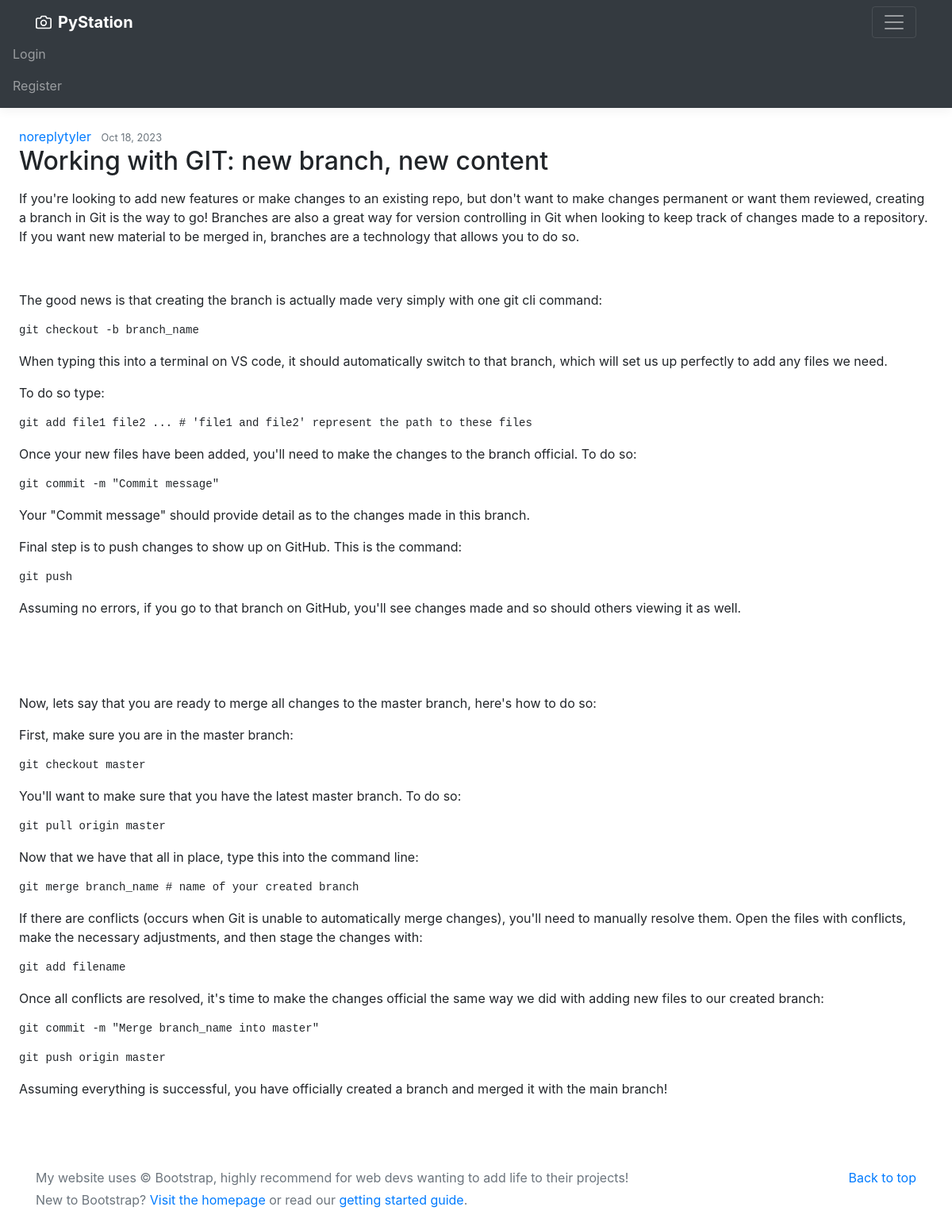
/post/15, run on the app's committed database.
### PyStation/models.py (models this page shows, shortened)
class User(UserMixin, db.Model):
    id = db.Column(db.Integer, primary_key=True)
    username = db.Column(db.String(30), unique=True, nullable=False)
    email = db.Column(db.String(120), unique=True, nullable=False)
    image_file = db.Column(db.String(), nullable=False, default='default.png')
    password = db.Column(db.String(30), nullable=False)
    posts = db.relationship('Post', backref='author', lazy=True)
    def __repr__(self) -> str:
        return f"{self.username}"

class Post(db.Model):
    id = db.Column(db.Integer, primary_key=True)
    title = db.Column(db.String(100), nullable=False)
    date_posted = db.Column(db.DateTime, nullable=False, default=datetime.utcnow)
    content = db.Column(db.Text, nullable=False)
    thumbnail = db.Column(db.String(), nullable=False, default='thumbnail.jpeg')
    user_id = db.Column(db.Integer, db.ForeignKey('user.id'), nullable=False)

### PyStation/posts/routes.py (the view)
@posts.route("/post/<int:post_id>")
def post_by_post_id(post_id):
    post = Post.query.get_or_404(post_id)
    return render_template('post.html', title=post.title, post=post)

### PyStation/templates/post.html (shortened to what this page needs)
<head>{{ ckeditor.load_code_theme() }}</head>
{% extends "layout.html" %}
{% block content %}
<article id="post" class="media content-section">
<div class="media-body">
    <div class="article-metadata">
        <a class="mr-2" href="{{ url_for('users.user_posts', username=post.author.username) }}">{{ post.author }}</a>
        <small class="text-muted">{{ post.date_posted.strftime('%b %d, %Y') }}</small>
    </div>
    <h2><a class="article-title">{{ post.title }}</a></h2>
    <p class="article-content">{{ post.content|safe }}</p>
</div>
</article>
{% endblock content %}

### PyStation/static/main.css (style rules this page uses)
:root { --jumbotron-padding-y: 3rem; --clr-one: rgb(20, 184, 255); --clr-two-one: rgb(216, 81, 88); --clr-two-two: rgb(138, 58, 185); --clr-two-three: rgb(252, 204, 99); --clr-three: rgb(15, 16, 14); --clr-bg: #1d1e22; }
#post { margin: 2% }

### data on the page
User: author "noreplytyler"
Post: date_posted "Oct 18, 2023", title "Working with GIT: new branch, new content", content "If you're looking to add new features or make changes to an existing repo, but don't want to make changes permanent or want them reviewed, creating a branch in Git is the way to go! Branches are also a great way for version controlling in Git when looking to keep track of changes made to a repository. If you want new material to be merged in, branches are a technology that allows you to do so. The good news is that creating the branch is actually made very simply with one git cli command: git checkout -b branch_name When typing this into a terminal on VS code, it should automatically switch to that branch, which will set us up perfectly to add any files we need. To do so type: git add file1…"
